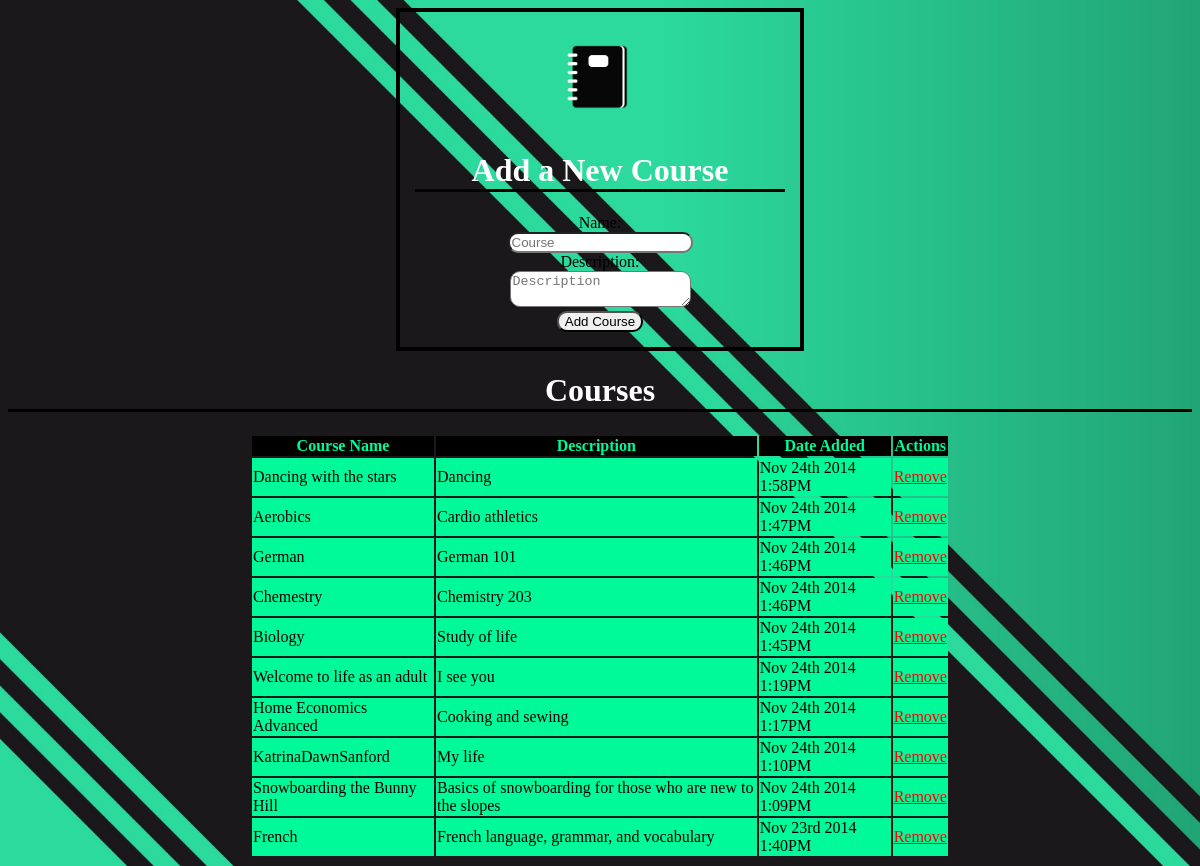
The page / on the database its author committed.
### tables this page shows
CREATE TABLE `courses` (
  `id` int(11) NOT NULL AUTO_INCREMENT,
  `name` varchar(45) NOT NULL,
  `description` text,
  `created_at` datetime NOT NULL,
  `updated_at` datetime NOT NULL,
  PRIMARY KEY (`id`)
);

### application/controllers/courses.php (called while the page is built, shortened)
<?php if(!defined('BASEPATH')) exit('No Direct script access allowed');
class Courses extends CI_Controller{
    public function __construct(){
        $this->load->model('Course');
    }
    public function index(){
        $courses = $this->Course->get_all_courses();
        $display['courses'] = $courses;
        $display['error'] = $this->session->flashdata('error');
        $this->load->view('cindex', $display);
    }
}

### index.php (called while the page is built, shortened)
<?php
require_once BASEPATH.'core/CodeIgniter.php';

### application/models/course.php (called while the page is built, shortened)
<?php if(!defined('BASEPATH')) exit('No direct script access allowed');
class Course extends CI_Model{
    public function get_all_courses(){
        return $this->db->query("SELECT id, name, description, DATE_FORMAT(created_at, '%b %D %Y %1:%i%p')
        AS date_created FROM courses
        ORDER BY date_created DESC")->result_array();
    }
}

### application/views/cindex.php (the view, shortened to what this page needs)
<!DOCTYPE html>
<html lang='en'>
<head>
    <link rel='stylesheet' type='text/css' href='/assets/css/course.css'/>
</head>
<body>
    <div class='container'>
        <form action='courses/add' method='post'>
            <img src='/assets/images/2.png' alt='icon'/>
            <h1>Add a New Course</h1>
            <div class='row'>
                <div class='first'>Name: </div>
                <div class='sec'>
                <input class='input' type='text' name='name' placeholder='Course'>
                </div>
            </div>
            <div class='row'>
                <div class='first'>Description:</div>
                <div class='sec'>
                <textarea class='input' name='description' placeholder='Description'></textarea>
                </div>
            </div>
            <div class='row'>
                <input class='button' type='submit' name='submit' value='Add Course'/>
            </div>
    </div>
        <h1>Courses</h1>
        <table class='tb'>
            <thead>
                <th>Course Name</th>
                <th>Description</th>
                <th>Date Added</th>
                <th>Actions</th>
            </thead>
            <tbody>
<?php       foreach ($courses as $course) { ?>
                <tr>
                    <td class='one'><?= $course['name']; ?></td>
                    <td class='one'><?= $course['description']; ?></td>
                    <td class='one'><?= $course['date_created']; ?></td>
                    <td><a href="/courses/destroy/<?= $course['id']?>">Remove</a></td>
                </tr>
<?php } ?>
            </tbody>
        </table>
</body>
</html>

### assets/css/course.css (style rules this page uses)
body { background-image: url('/assets/images/1.jpg'); background-repeat: no-repeat; background-size: cover; color: mediumspringgreen; }
.container { border: 4px solid black; width: 400px; margin: 0 auto; text-align: center; }
form { padding: 15px; color: black; }
input { border-radius: 10px; }
textarea { border-radius: 10px; }
img { height: 100px; width: 100px; }
h1 { border-bottom: 3px solid black; color: white; text-align: center; }
.one { background-color: mediumspringgreen; color: black; }
tbody { background-color: mediumspringgreen; color: black; }
thead { background-color: black;; }
a { color: red; }
table { width: 700px; height: 150px; margin: 0 auto; }

### rows shown on the page
courses: name "Dancing with the stars", description "Dancing", date_created "Nov 24th 2014 1:58PM"
courses: name "Aerobics", description "Cardio athletics", date_created "Nov 24th 2014 1:47PM"
courses: name "German", description "German 101", date_created "Nov 24th 2014 1:46PM"
courses: name "Chemestry", description "Chemistry 203", date_created "Nov 24th 2014 1:46PM"
courses: name "Biology", description "Study of life", date_created "Nov 24th 2014 1:45PM"
courses: name "Welcome to life as an adult", description "I see you", date_created "Nov 24th 2014 1:19PM"
courses: name "Home Economics Advanced", description "Cooking and sewing", date_created "Nov 24th 2014 1:17PM"
courses: name "KatrinaDawnSanford", description "My life", date_created "Nov 24th 2014 1:10PM"
courses: name "Snowboarding the Bunny Hill", description "Basics of snowboarding for those who are new to the slopes", date_created "Nov 24th 2014 1:09PM"
courses: name "French", description "French language, grammar, and vocabulary", date_created "Nov 23rd 2014 1:40PM"
